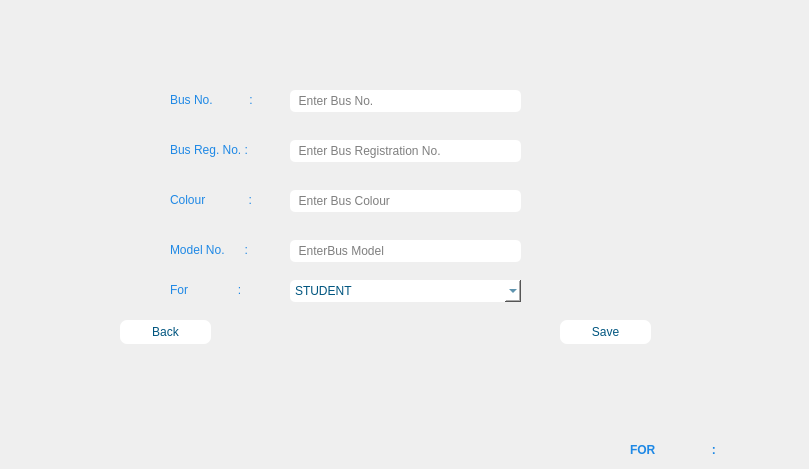
    <widget class="QWidget" name="add_bus">
     <widget class="QLabel" name="label_30">
      <property name="geometry">
       <rect>
        <x>0</x>
        <y>0</y>
        <width>800</width>
        <height>450</height>
       </rect>
      </property>
      <property name="text">
       <string/>
      </property>
      <property name="pixmap">
       <pixmap resource="IMAGE.qrc">:/pic/images/Bus add.png</pixmap>
      </property>
      <property name="scaledContents">
       <bool>true</bool>
      </property>
     </widget>
     <widget class="QLineEdit" name="bus_no_ad">
      <property name="geometry">
       <rect>
        <x>290</x>
        <y>90</y>
        <width>231</width>
        <height>22</height>
       </rect>
      </property>
      <property name="styleSheet">
       <string notr="true">background-color: rgb(255, 255, 255);
border-radius: 5px;</string>
      </property>
      <property name="placeholderText">
       <string>  Enter Bus No.</string>
      </property>
     </widget>
     <widget class="QLineEdit" name="bus_reg_no">
      <property name="geometry">
       <rect>
        <x>290</x>
        <y>140</y>
        <width>231</width>
        <height>22</height>
       </rect>
      </property>
      <property name="styleSheet">
       <string notr="true">background-color: rgb(255, 255, 255);
border-radius: 5px;</string>
      </property>
      <property name="placeholderText">
       <string>  Enter Bus Registration No.</string>
      </property>
     </widget>
     <widget class="QLineEdit" name="bus_col">
      <property name="geometry">
       <rect>
        <x>290</x>
        <y>190</y>
        <width>231</width>
        <height>22</height>
       </rect>
      </property>
      <property name="styleSheet">
       <string notr="true">background-color: rgb(255, 255, 255);
border-radius: 5px;</string>
      </property>
      <property name="placeholderText">
       <string>  Enter Bus Colour</string>
      </property>
     </widget>
     <widget class="QLineEdit" name="bus_model">
      <property name="geometry">
       <rect>
        <x>290</x>
        <y>240</y>
        <width>231</width>
        <height>22</height>
       </rect>
      </property>
      <property name="styleSheet">
       <string notr="true">background-color: rgb(255, 255, 255);
border-radius: 5px;</string>
      </property>
      <property name="placeholderText">
       <string>  EnterBus Model</string>
      </property>
     </widget>
     <widget class="QPushButton" name="bus_save">
      <property name="geometry">
       <rect>
        <x>560</x>
        <y>320</y>
        <width>91</width>
        <height>24</height>
       </rect>
      </property>
      <property name="styleSheet">
       <string notr="true">color: rgb(0, 85, 127);
background-color: rgb(255, 255, 255);
font: 700 11pt &quot;Segoe UI&quot;;
border-radius: 7px;</string>
      </property>
      <property name="text">
       <string>Save</string>
      </property>
      <property name="icon">
       <iconset resource="IMAGE.qrc">
        <normaloff>:/pic/images/OK.png</normaloff>:/pic/images/OK.png</iconset>
      </property>
     </widget>
     <widget class="QPushButton" name="back_6">
      <property name="geometry">
       <rect>
        <x>120</x>
        <y>320</y>
        <width>91</width>
        <height>24</height>
       </rect>
      </property>
      <property name="styleSheet">
       <string notr="true">color: rgb(0, 85, 127);
background-color: rgb(255, 255, 255);
font: 700 10pt &quot;Segoe UI&quot;;
border-radius: 7px;</string>
      </property>
      <property name="text">
       <string>Back</string>
      </property>
      <property name="icon">
       <iconset resource="IMAGE.qrc">
        <normaloff>:/pic/images/back.png</normaloff>:/pic/images/back.png</iconset>
      </property>
     </widget>
     <widget class="QComboBox" name="add_bus_for">
      <property name="geometry">
       <rect>
        <x>290</x>
        <y>280</y>
        <width>231</width>
        <height>22</height>
       </rect>
      </property>
      <property name="styleSheet">
       <string notr="true">text-align: center;
background-color: rgb(255, 255, 255);
border-color: rgb(255, 255, 255);
selection-color: rgb(0, 0, 0);
selection-background-color: rgb(255, 255, 255);
color: rgb(0, 85, 127);
font: 600 10pt &quot;Poppins SemiBold&quot;;
selection-color: rgb(0, 85, 127);
gridline-color: rgb(0, 85, 127);
border-radius: 5px;</string>
      </property>
      <item>
       <property name="text">
        <string>STUDENT</string>
       </property>
      </item>
      <item>
       <property name="text">
        <string>TEACHER</string>
       </property>
      </item>
      <item>
       <property name="text">
        <string>STAFF</string>
       </property>
      </item>
     </widget>
     <widget class="QLabel" name="label_73">
      <property name="geometry">
       <rect>
        <x>170</x>
        <y>280</y>
        <width>111</width>
        <height>20</height>
       </rect>
      </property>
      <property name="styleSheet">
       <string notr="true">font: 600 italic 13pt &quot;Poppins SemiBold&quot;;
color: rgb(30, 136, 229);
background-color: none;</string>
      </property>
      <property name="text">
       <string>For               :</string>
      </property>
     </widget>
     <widget class="QLabel" name="label_89">
      <property name="geometry">
       <rect>
        <x>170</x>
        <y>240</y>
        <width>111</width>
        <height>20</height>
       </rect>
      </property>
      <property name="styleSheet">
       <string notr="true">font: 600 italic 12pt &quot;Poppins SemiBold&quot;;
color: rgb(30, 136, 229);
background-color: none;</string>
      </property>
      <property name="text">
       <string>Model No.      :</string>
      </property>
     </widget>
     <widget class="QLabel" name="label_92">
      <property name="geometry">
       <rect>
        <x>170</x>
        <y>190</y>
        <width>111</width>
        <height>20</height>
       </rect>
      </property>
      <property name="styleSheet">
       <string notr="true">font: 600 italic 12pt &quot;Poppins SemiBold&quot;;
color: rgb(30, 136, 229);
background-color: none;</string>
      </property>
      <property name="text">
       <string>Colour             :</string>
      </property>
     </widget>
     <widget class="QLabel" name="label_93">
      <property name="geometry">
       <rect>
        <x>170</x>
        <y>140</y>
        <width>111</width>
        <height>20</height>
       </rect>
      </property>
      <property name="styleSheet">
       <string notr="true">font: 600 italic 12pt &quot;Poppins SemiBold&quot;;
color: rgb(30, 136, 229);
background-color: none;</string>
      </property>
      <property name="text">
       <string>Bus Reg. No. :</string>
      </property>
     </widget>
     <widget class="QLabel" name="label_94">
      <property name="geometry">
       <rect>
        <x>630</x>
        <y>440</y>
        <width>111</width>
        <height>20</height>
       </rect>
      </property>
      <property name="styleSheet">
       <string notr="true">font: 11pt &quot;Segoe UI&quot;;
font-weight: bold;
color: rgb(30, 136, 229);
background-color: none;</string>
      </property>
      <property name="text">
       <string>FOR                 :</string>
      </property>
     </widget>
     <widget class="QLabel" name="label_95">
      <property name="geometry">
       <rect>
        <x>170</x>
        <y>90</y>
        <width>111</width>
        <height>20</height>
       </rect>
      </property>
      <property name="styleSheet">
       <string notr="true">font: 600 italic 12pt &quot;Poppins SemiBold&quot;;
color: rgb(30, 136, 229);
background-color: none;</string>
      </property>
      <property name="text">
       <string>Bus No.           :</string>
      </property>
     </widget>
    </widget>
